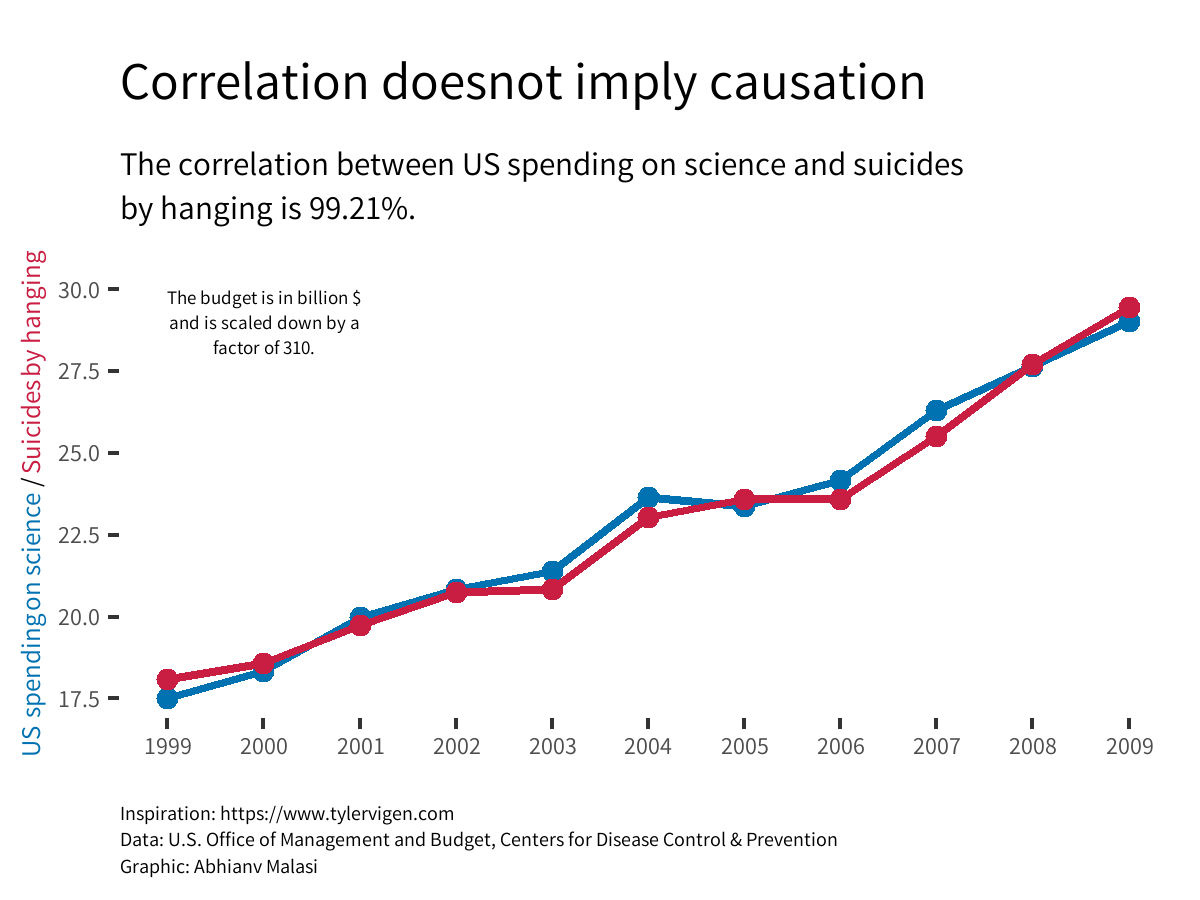

R code for this plot:
setwd("~/R/Infographics/30daysChartChallenge/day13")

library(tidyverse)
library(ggtext)
library(showtext)

showtext_auto()

sysfonts::font_families_google()
sysfonts::font_add_google("Varta","Varta")


# data extracted from https://www.tylervigen.com/spurious-correlations

df <- data.frame(time = 1999:2009, 
                 suicide = c(5427,5688,6198,6462,6635,7336,7248,7491, 8161,8578,9000), 
                 science = c(18.079,18.594,19.753,20.734,20.831,23.029, 23.597,23.584,25.525,27.731,29.449))


cor(df$suicide,df$science)



df %>% ggplot(aes(time, suicide/310)) + geom_line(color="#0072B2", size=1) +
  geom_point(color="#0072B2", size=2) +
  geom_line(aes(time,science),color="#C91D42", size=1)+
  geom_point(aes(time,science),color="#C91D42", size=2) +
  annotate(geom = "text", x= 2000, y =29,label="The budget is in billion $\nand is scaled down by a\nfactor of 310.", lineheight=.35,family="Varta",size=5) +
  labs(title = "Correlation doesnot imply causation",
       subtitle = "The correlation between US spending on science and suicides\nby hanging is 99.21%. ",
       caption = "Inspiration: https://www.tylervigen.com\nData: U.S. Office of Management and Budget, Centers for Disease Control & Prevention\nGraphic: Abhianv Malasi") +
  xlab("") + ylab("<span style = 'color:#0072B2;'>US spending on science</span> / <span style = 'color:#C91D42;'>Suicides by hanging</span>") +
  scale_x_continuous(breaks = 1999:2009, labels = 1999:2009)+
  theme(text=element_text(family = "Varta"),
        panel.background = element_rect(colour = "white",fill="white"),
        plot.background = element_rect(colour = "white",fill="white"),
        plot.title = element_text(size=40, margin = margin(t=10)),
        plot.subtitle = element_text(lineheight = .35,size=25, margin = margin(t=10,b=15)),
        plot.caption = element_text(size=15,lineheight = .35,hjust = 0),
        axis.text = element_text(size=18),
        axis.title.y = element_markdown(size=20))


ggsave("correlation.png", last_plot(), width = 4, height=3, units="in")


